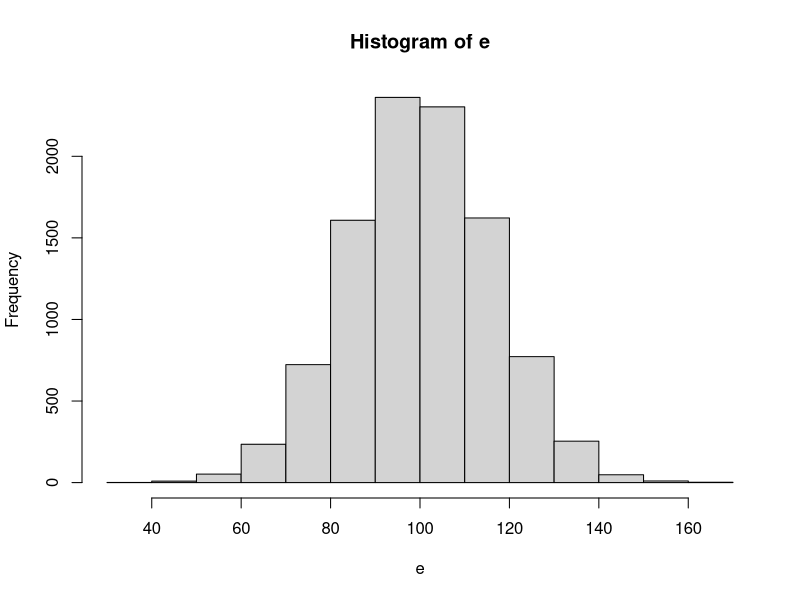

The R script that drew this image:
# --------------------
# Demo: a few basic operations in R
# Thomas Klee
# Created: 2018-11-27
# Updated: 2019-03-22
# --------------------

# let's begin with some basic arithmetic: What is 2 x 5?
2*5 # put the cursor on this line and press Command-Return on a Mac or Control-Return on a PC

# to store the result in an object called "a"
a <- 2*5

# notice that this created an object called "a" in the Global Envrironment panel

# put 5 numbers in a "vector"
c(10, 12, 14, 16, 18)

# store them in "a"
# this will replace the previous object called "a"
# if you don't want to replace the previous object, call this one something else
a <- c(10, 12, 14, 16, 18) 

# use an R "function" to calculate the mean of "a" 
mean(a) # this line specifies a function (mean) build into R and an argument (a)

# calculate the standard deviation
# sd is another function built into R
sd(a)

# R doesn't have a base function for calculating the standard error of the mean
# so we need to write an equation to calculate it
sem <- sd(a) / sqrt(length(a)) 

# calculate the 95% confidence interval of the mean 
c(mean(a) - 2*sem, mean(a)+2*sem)

# create another vector called "b" and calculate its mean and SD
b <- c(3, 6, 9, 12, 15)
mean(b)
sd(b)

# combine the two vectors of numbers into an object called "c"
c <- cbind(a, b)

# turn c into a data frame
d <- as.data.frame(c)

# notice this create an object called "d" in the global environment panel
# click on "d" in that panel to display the new data frame

# generate 10 random, normally distribued numbers, with a M = 100 and SD = 16
rnorm(10, mean = 100, sd = 16)

# generate another vector of numbers, but round each one to a whole number
round(rnorm(10, mean = 100, sd = 16), 0)

# calculate the mean of that "sample"
round(mean(rnorm(10, mean = 100, sd = 16)), 0)

# increase the sample size to 100 and calculate the mean of that
round(mean(rnorm(100, mean = 100, sd = 16)), 0)

# increase the sample size to 1000 and calculate the mean of that
round(mean(rnorm(1000, mean = 100, sd = 16)), 0)

# create some histograms by varying the sample size from 10 to 100 to 1000
e <- rnorm(10000, mean = 100, sd = 16)
hist(e)

# give yourself a pat on the back for making it this far
praise::praise()

# need a little more encouragement?
replicate(5, praise::praise())

# remove objects you no longer need from the Enviroment tab
rm(c, d, a, b, e, sem)

# display the software you used in this session
sessionInfo()
